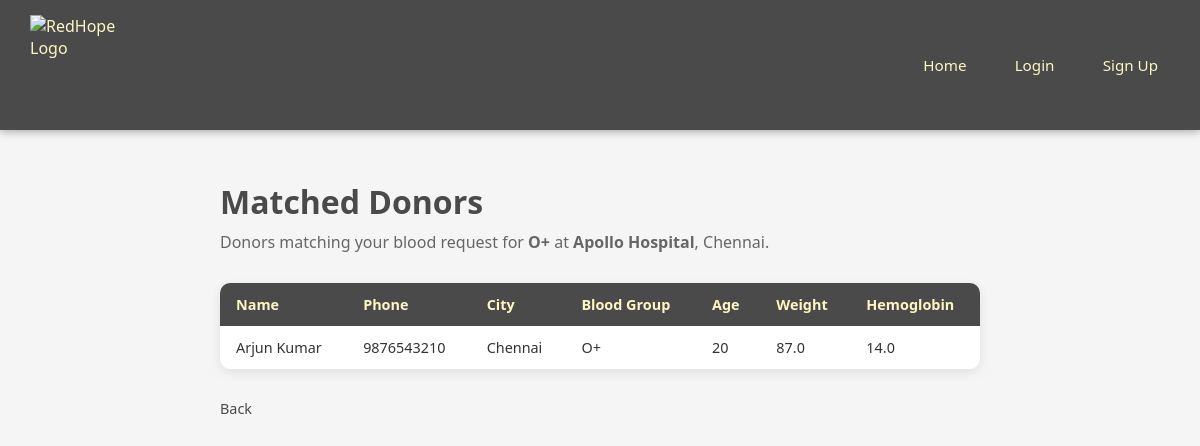
The app's page /match_donors/2 (signed in) with its own data.
### tables this page shows
CREATE TABLE patient_requests (
        request_id INTEGER PRIMARY KEY AUTOINCREMENT,
        patient_id INTEGER,
        blood_group_needed TEXT NOT NULL,
        units_required INTEGER,
        hospital_name TEXT,
        city TEXT,
        urgency_level TEXT,
        request_date TIMESTAMP DEFAULT CURRENT_TIMESTAMP,
        status TEXT DEFAULT 'Pending',
        FOREIGN KEY (patient_id) REFERENCES users(id)
    );

CREATE TABLE donor_details (
        donor_id INTEGER PRIMARY KEY,
        blood_group TEXT NOT NULL,
        age INTEGER,
        weight REAL,
        last_donation_date TEXT,
        availability_status TEXT DEFAULT 'Available',
        medical_conditions TEXT,
        hemoglobin_level REAL, medication TEXT DEFAULT 'No', chronic_disease TEXT DEFAULT 'No', tattoo_recent TEXT DEFAULT 'No', alcohol_recent TEXT DEFAULT 'No',
        FOREIGN KEY (donor_id) REFERENCES users(id)
    );

CREATE TABLE users (
        id INTEGER PRIMARY KEY AUTOINCREMENT,
        full_name TEXT NOT NULL,
        email TEXT UNIQUE NOT NULL,
        password TEXT NOT NULL,
        role TEXT NOT NULL,
        phone TEXT,
        city TEXT,
        created_at TIMESTAMP DEFAULT CURRENT_TIMESTAMP
    );

### app.py (the view)
@app.route('/match_donors/<int:request_id>')
def match_donors(request_id):
    if 'user_id' not in session:
        return redirect('/login')
    conn = create_connection()
    cursor = conn.cursor()
    cursor.execute("SELECT * FROM patient_requests WHERE request_id=?", (request_id,))
    blood_request = cursor.fetchone()
    if not blood_request:
        conn.close()
        flash("Request not found")
        return redirect('/patient_dashboard')
    blood_group = blood_request[2]
    city = blood_request[5]
    cursor.execute("""
        SELECT u.full_name, u.phone, u.city, d.blood_group, d.age, d.weight, d.hemoglobin_level
        FROM donor_details d
        JOIN users u ON d.donor_id = u.id
        WHERE d.blood_group = ?
        AND u.city = ?
        AND d.availability_status = 'Eligible'
    """, (blood_group, city))
    matched_donors = cursor.fetchall()
    conn.close()
    return render_template('match_donors.html', donors=matched_donors, request=blood_request)

### database.py (called while the page is built)
def create_connection():
    conn = sqlite3.connect("redhope.db")
    return conn

### templates/match_donors.html
{% extends 'base.html' %}
{% block content %}
<div class="dashboard">
    <h1>Matched Donors</h1>
    <p>Donors matching your blood request for <strong>{{ request[2] }}</strong> at <strong>{{ request[4] }}</strong>, {{ request[5] }}.</p>
    {% if donors %}
    <table class="data-table">
        <thead>
            <tr>
                <th>Name</th>
                <th>Phone</th>
                <th>City</th>
                <th>Blood Group</th>
                <th>Age</th>
                <th>Weight</th>
                <th>Hemoglobin</th>
            </tr>
        </thead>
        <tbody>
            {% for d in donors %}
            <tr>
                <td>{{ d[0] }}</td>
                <td>{{ d[1] }}</td>
                <td>{{ d[2] }}</td>
                <td>{{ d[3] }}</td>
                <td>{{ d[4] }}</td>
                <td>{{ d[5] }}</td>
                <td>{{ d[6] }}</td>
            </tr>
            {% endfor %}
        </tbody>
    </table>
    {% else %}
    <p>No eligible donors found for this request in your city.</p>
    {% endif %}
    <a href="javascript:history.back()" class="logout-link">Back</a>
</div>
{% endblock %}

### static/css/style.css (style rules this page uses)
* { margin: 0; padding: 0; box-sizing: border-box; }
body { font-family: 'Segoe UI', Arial, sans-serif; background-color: #f5f5f5; color: #333; }
.dashboard { max-width: 800px; margin: 50px auto; padding: 0 20px; }
.dashboard h1 { color: #4a4a4a; margin-bottom: 8px; }
.dashboard p { color: #666; margin-bottom: 30px; }
.logout-link { display: inline-block; margin-top: 30px; color: #4a4a4a; text-decoration: none; font-size: 0.9rem; }
.data-table { width: 100%; border-collapse: collapse; background: white; border-radius: 10px; overflow: hidden; box-shadow: 0 4px 12px rgba(0,0,0,0.08); }
.data-table th { background-color: #4a4a4a; color: #fdf6c3; padding: 12px 16px; text-align: left; font-size: 0.9rem; }
.data-table td { padding: 12px 16px; border-bottom: 1px solid #eee; font-size: 0.9rem; }
.data-table tr:last-child td { border-bottom: none; }

### records on screen
patient_requests: blood_group_needed "O+", hospital_name "Apollo Hospital", city "Chennai"
donor_details: full_name "Arjun Kumar", phone "9876543210", city "Chennai", blood_group "O+", age "20", weight "87.0", hemoglobin_level "14.0"
